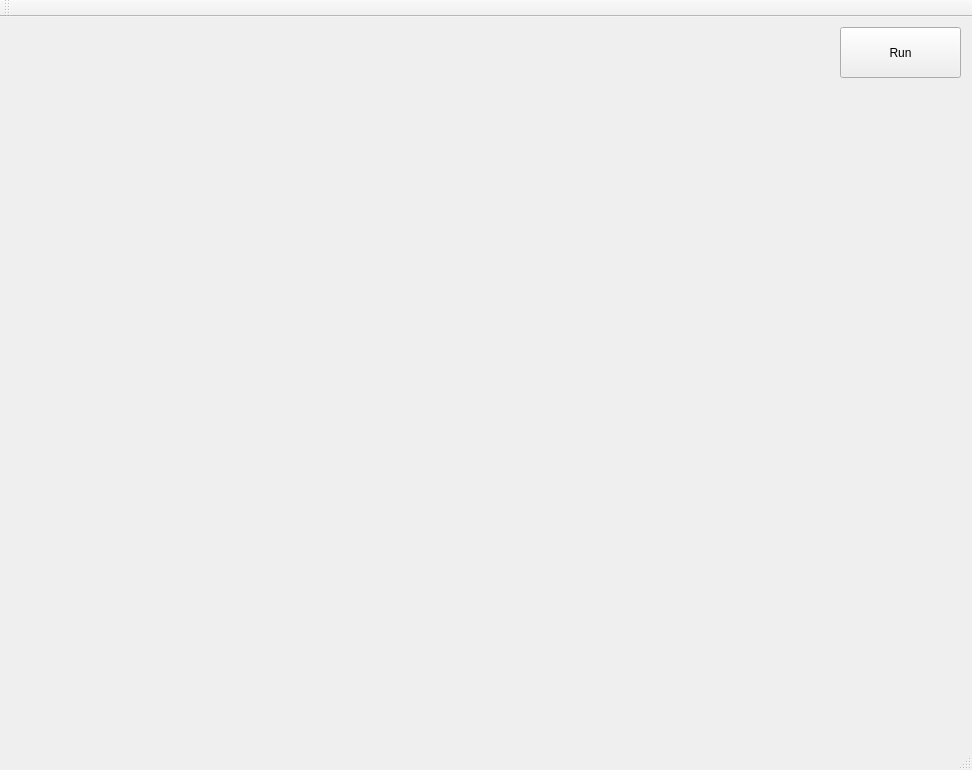
<?xml version="1.0" encoding="UTF-8"?>
<ui version="4.0">
 <class>MainWindow</class>
 <widget class="QMainWindow" name="MainWindow">
  <property name="geometry">
   <rect>
    <x>0</x>
    <y>0</y>
    <width>972</width>
    <height>770</height>
   </rect>
  </property>
  <property name="windowTitle">
   <string>MainWindow</string>
  </property>
  <widget class="QWidget" name="centralWidget">
   <widget class="QPushButton" name="pushButton">
    <property name="geometry">
     <rect>
      <x>840</x>
      <y>10</y>
      <width>121</width>
      <height>51</height>
     </rect>
    </property>
    <property name="text">
     <string>Run</string>
    </property>
   </widget>
   <widget class="QCustomPlot" name="widget" native="true">
    <property name="geometry">
     <rect>
      <x>10</x>
      <y>10</y>
      <width>821</width>
      <height>341</height>
     </rect>
    </property>
   </widget>
   <widget class="QCustomPlot" name="widget_2" native="true">
    <property name="geometry">
     <rect>
      <x>10</x>
      <y>360</y>
      <width>821</width>
      <height>341</height>
     </rect>
    </property>
   </widget>
  </widget>
  <widget class="QMenuBar" name="menuBar">
   <property name="geometry">
    <rect>
     <x>0</x>
     <y>0</y>
     <width>972</width>
     <height>22</height>
    </rect>
   </property>
  </widget>
  <widget class="QToolBar" name="mainToolBar">
   <attribute name="toolBarArea">
    <enum>TopToolBarArea</enum>
   </attribute>
   <attribute name="toolBarBreak">
    <bool>false</bool>
   </attribute>
  </widget>
  <widget class="QStatusBar" name="statusBar"/>
 </widget>
 <layoutdefault spacing="6" margin="11"/>
 <customwidgets>
  <customwidget>
   <class>QCustomPlot</class>
   <extends>QWidget</extends>
   <header>qcustomplot.h</header>
   <container>1</container>
  </customwidget>
 </customwidgets>
 <resources/>
 <connections/>
</ui>
